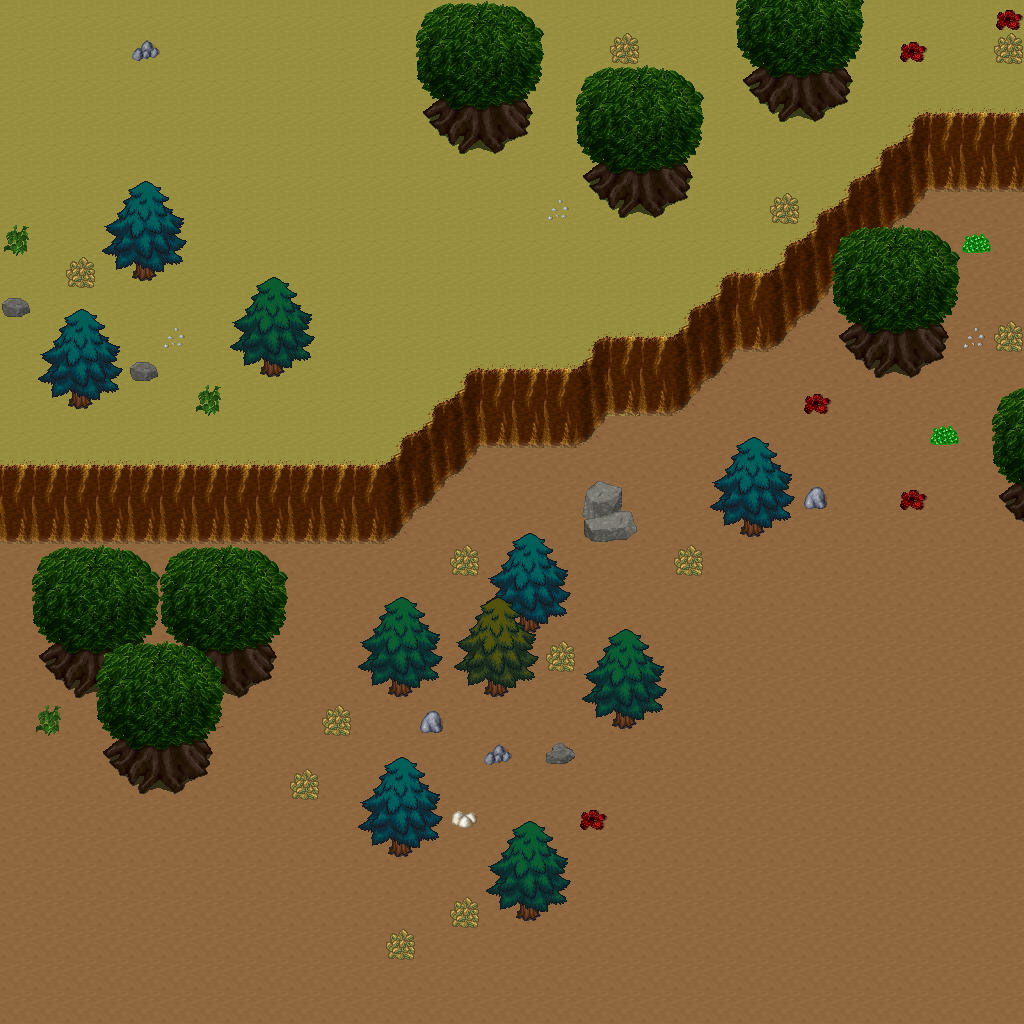

A 2D game scene composited from a Tiled map and its tileset images. What follows is a short description and the map's XML, with each tile layer's data collapsed to a summary:
An orthogonal 32x32 tile map with 32x32 px tiles, 5 tile layers (Ground, Objects, Objects2, Above, ...), 1 hidden layer not drawn, 23 tilesets.

<map version="1.10" tiledversion="1.11.0" orientation="orthogonal" renderorder="right-down" width="32" height="32" tilewidth="32" tileheight="32" infinite="0" nextlayerid="11" nextobjectid="1">
 <tileset firstgid="1" name="ground_ground" tilewidth="32" tileheight="32" tilecount="33" columns="3">
  <image source="../drawable/ground_ground.png" width="96" height="352" />
 </tileset>
 <tileset firstgid="34" name="ground_ridge_earth_dark" tilewidth="32" tileheight="32" tilecount="96" columns="12">
  <image source="../drawable/ground_ridge_earth_dark.png" width="384" height="256" />
 </tileset>
 <tileset firstgid="130" name="logic_collision" tilewidth="32" tileheight="32" tilecount="1" columns="1">
  <image source="../drawable/logic_collision.png" width="32" height="32" />
 </tileset>
 <tileset firstgid="131" name="logic_creature_animal" tilewidth="32" tileheight="32" tilecount="32" columns="8">
  <image source="../drawable/logic_creature_animal.png" width="256" height="128" />
 </tileset>
 <tileset firstgid="163" name="ground_earth_edges" tilewidth="32" tileheight="32" tilecount="18" columns="6">
  <image source="../drawable/ground_earth_edges.png" width="192" height="96" />
 </tileset>
 <tileset firstgid="181" name="plant_grasses" tilewidth="32" tileheight="32" tilecount="6" columns="3">
  <image source="../drawable/plant_grasses.png" width="96" height="64" />
 </tileset>
 <tileset firstgid="187" name="ground_earth_edges_yellowgreen" tilewidth="32" tileheight="32" tilecount="15" columns="5">
  <image source="../drawable/ground_earth_edges_yellowgreen.png" width="160" height="96" />
 </tileset>
 <tileset firstgid="202" name="ground_grass_corners" tilewidth="32" tileheight="32" tilecount="24" columns="6">
  <image source="../drawable/ground_grass_corners.png" width="192" height="128" />
 </tileset>
 <tileset firstgid="226" name="plant_tree_tree_darkgreen" tilewidth="32" tileheight="32" tilecount="88" columns="8">
  <image source="../drawable/plant_tree_tree_darkgreen.png" width="256" height="352" />
 </tileset>
 <tileset firstgid="314" name="plant_tree_evergreen" tilewidth="32" tileheight="32" tilecount="36" columns="3">
  <image source="../drawable/plant_tree_evergreen.png" width="96" height="384" />
 </tileset>
 <tileset firstgid="350" name="plant_bush_various_small" tilewidth="32" tileheight="32" tilecount="9" columns="3">
  <image source="../drawable/plant_bush_various_small.png" width="96" height="96" />
 </tileset>
 <tileset firstgid="359" name="plant_bush_bushes" tilewidth="32" tileheight="32" tilecount="10" columns="5">
  <image source="../drawable/plant_bush_bushes.png" width="160" height="64" />
 </tileset>
 <tileset firstgid="369" name="building_decoration_rocks" tilewidth="32" tileheight="32" tilecount="6" columns="3">
  <image source="../drawable/building_decoration_rocks.png" width="96" height="64" />
 </tileset>
 <tileset firstgid="375" name="ground_stonecircle" tilewidth="32" tileheight="32" tilecount="81" columns="9">
  <image source="../drawable/ground_stonecircle.png" width="288" height="288" />
 </tileset>
 <tileset firstgid="456" name="ground_rock_rocks" tilewidth="32" tileheight="32" tilecount="4" columns="2">
  <image source="../drawable/ground_rock_rocks.png" width="64" height="64" />
 </tileset>
 <tileset firstgid="460" name="building_decoration_orbpedestal" tilewidth="32" tileheight="32" tilecount="2" columns="1">
  <image source="../drawable/building_decoration_orbpedestal.png" width="32" height="64" />
 </tileset>
 <tileset firstgid="462" name="building_house_chalet" tilewidth="32" tileheight="32" tilecount="56" columns="7">
  <image source="../drawable/building_house_chalet.png" width="224" height="256" />
 </tileset>
 <tileset firstgid="518" name="building_tower_chalet" tilewidth="32" tileheight="32" tilecount="16" columns="2">
  <image source="../drawable/building_tower_chalet.png" width="64" height="256" />
 </tileset>
 <tileset firstgid="534" name="plant_bush_bush_pinks" tilewidth="32" tileheight="32" tilecount="4" columns="2">
  <image source="../drawable/plant_bush_bush_pinks.png" width="64" height="64" />
 </tileset>
 <tileset firstgid="538" name="ground_dry_grass" tilewidth="32" tileheight="32" tilecount="54" columns="9">
  <image source="../drawable/ground_dry_grass.png" width="288" height="192" />
 </tileset>
 <tileset firstgid="592" name="object_rock_pillars_stone" tilewidth="32" tileheight="32" tilecount="36" columns="6">
  <image source="../drawable/object_rock_pillars_stone.png" width="192" height="192" />
 </tileset>
 <tileset firstgid="628" name="building_door_brown_door" tilewidth="32" tileheight="32" tilecount="3" columns="1">
  <image source="../drawable/building_door_brown_door.png" width="32" height="96" />
 </tileset>
 <tileset firstgid="631" name="logic_creature_fowl" tilewidth="32" tileheight="32" tilecount="6" columns="6">
  <image source="../drawable/logic_creature_fowl.png" width="192" height="32" />
 </tileset>
 <layer id="1" name="Ground" width="32" height="32">
  <data>[1024 cells, 1024 non-empty, 2 distinct tile ids]</data>
 </layer>
 <layer id="2" name="Objects" width="32" height="32">
  <data>[1024 cells, 194 non-empty, 29 distinct tile ids]</data>
 </layer>
 <layer id="3" name="Objects2" width="32" height="32">
  <data>[1024 cells, 0 non-empty, 0 distinct tile ids]</data>
 </layer>
 <layer id="4" name="Above" width="32" height="32">
  <data>[1024 cells, 195 non-empty, 37 distinct tile ids]</data>
 </layer>
 <layer id="5" name="Above2" width="32" height="32">
  <data>[1024 cells, 15 non-empty, 14 distinct tile ids]</data>
 </layer>
 <layer id="6" name="Walkable" width="32" height="32" visible="0">
  <data>[1024 cells, 179 non-empty, 1 distinct tile ids]</data>
 </layer>
 <objectgroup id="7" name="Mapevents" />
 <objectgroup id="8" name="Spawn" />
 <objectgroup id="9" name="Keys" />
 <objectgroup id="10" name="Replace" />
</map>
